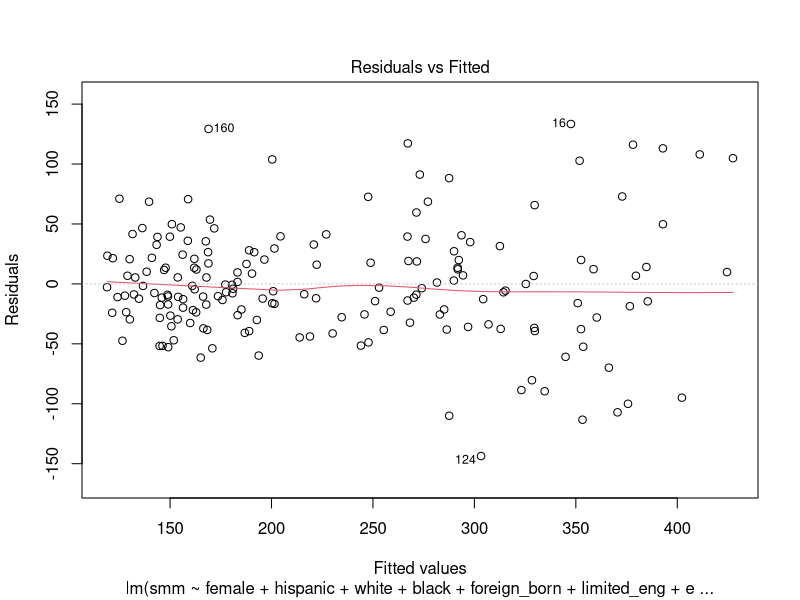
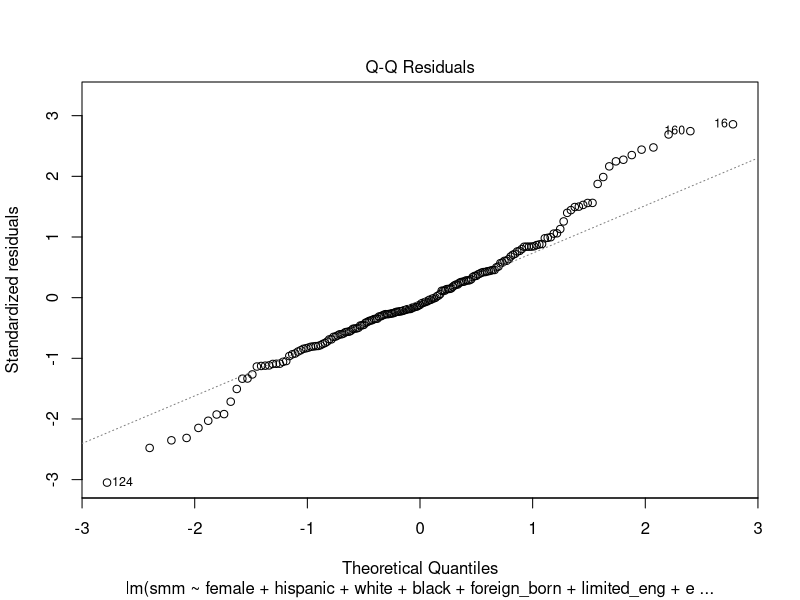
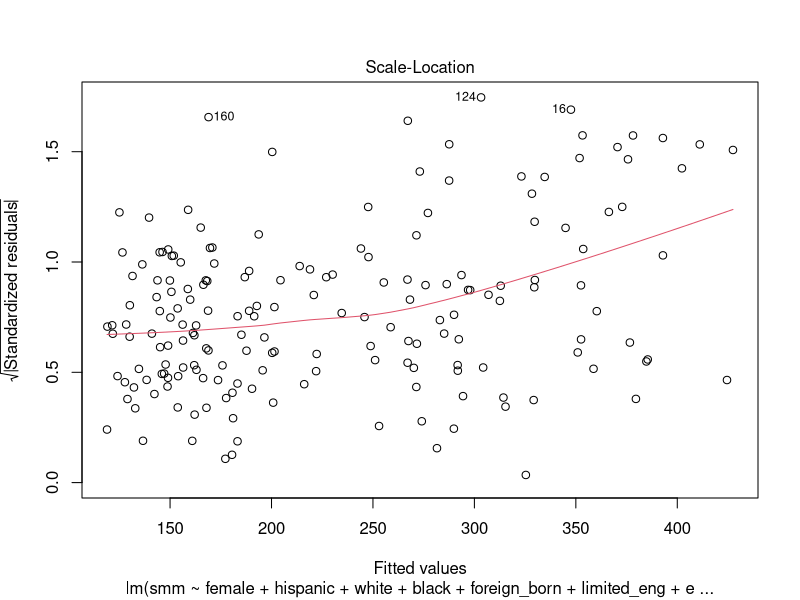
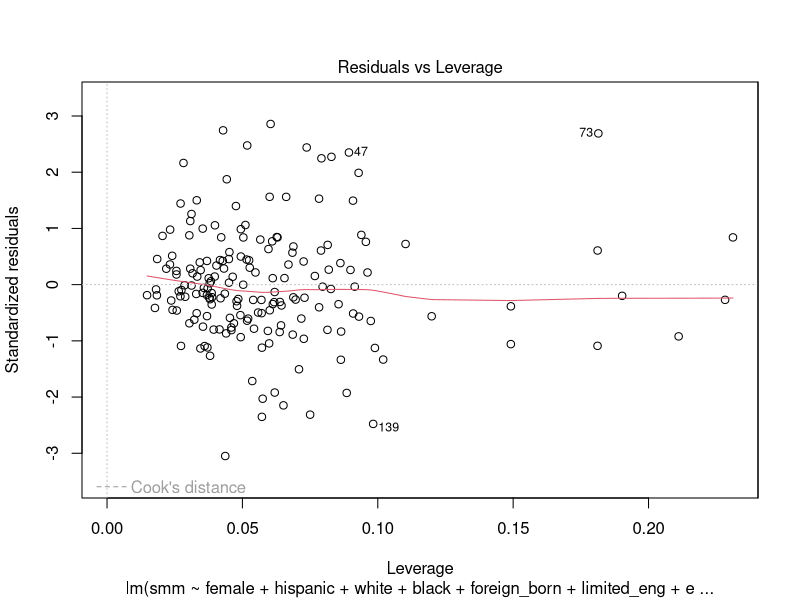

Reproduce these figures in R, in order.
## ---- chunk 1
library(tidyverse)
library(dplyr)
library(readxl)
library(readr)
library(ggpubr)
library(corrplot)
library(RColorBrewer)
library(Hmisc)
library(patchwork)
library(rstatix)
library(glmnet)
library(MASS)

knitr::opts_chunk$set(
	fig.width = 9, 
  fig.asp = .6,
  out.width = "90%",
	warning = FALSE,
	message = FALSE
)
theme_set(theme_minimal() + theme(legend.position = "bottom"))
options(
  ggplot2.continuous.colour = "viridis",
  ggplot2.continuous.fill = "viridis"
)
scale_colour_discrete = scale_colour_viridis_d
scale_fill_discrete = scale_fill_viridis_d
## ---- chunk 2
#Combined predictors with SMM outcome
predictor_df = read.csv("./data/predictors.csv")
outcome_df = read.csv("./data/outcomes.csv")
smm_linear_df = predictor_df %>% 
  mutate(smm = outcome_df$smm)

#Fit the full model 
full_smm_linear.model <- lm(smm~., data = smm_linear_df)
#Stepwise regression model
step_smm_linear.model <- stepAIC(full_smm_linear.model, direction = "both", 
                      trace = FALSE)

#Display converged model
step_smm_linear.model %>% 
  broom::tidy() %>%
  knitr::kable(digits = 3)
## ---- chunk 3
#Regression diagnostics
plot(step_smm_linear.model)

#Shapiro test
smm_linear_shapiro = shapiro.test(residuals(step_smm_linear.model))
## ---- chunk 4
